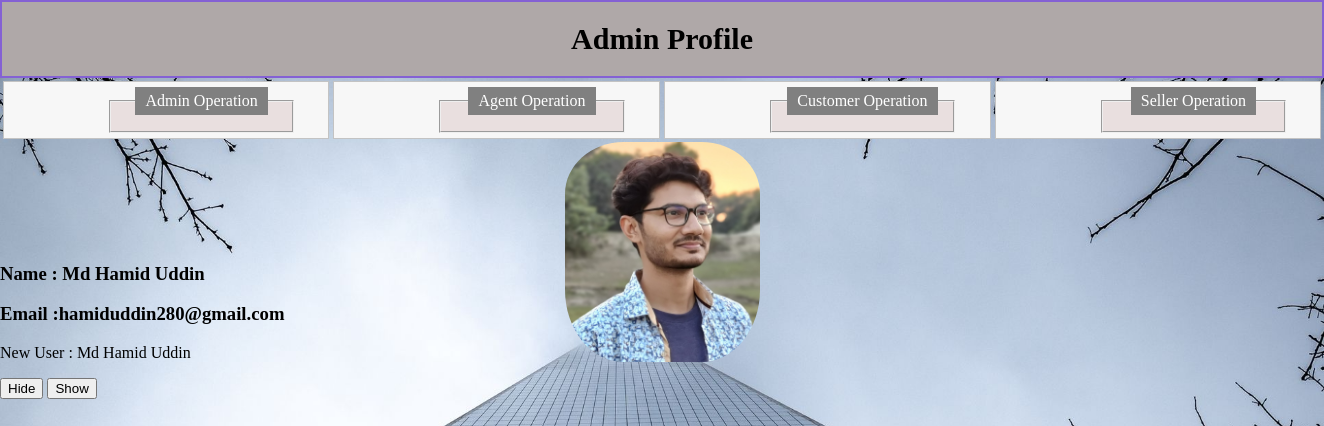
/admin/view/Admin.php (signed in), run on the app's committed database.
### tables this page shows
CREATE TABLE `admin_reg` (
  `FullName` text NOT NULL,
  `UserName` text NOT NULL,
  `Email` varchar(255) NOT NULL,
  `Password` varchar(255) NOT NULL,
  `Phone` text NOT NULL,
  `Address` text NOT NULL,
  `Date` text NOT NULL,
  `Gender` text NOT NULL,
  `File_Path` varchar(255) NOT NULL
);

### Admin/model/DatabaseConnection.php (called while the page is built, shortened)
<?php
class DatabaseConnection{
function ShowData($conn,$table,$Email,$User)
{
    $result = $conn->query("SELECT * FROM ". $table." WHERE Email='". $Email."' AND UserName='". $User."'");
    return $result;
}
}
?>

### Admin/View/Admin.php (the view, shortened to what this page needs)
<?php session_start();
$Photo=$FullName="";
?>
<html>
    <head>
    <link rel="stylesheet" type="text/css" href="../css/Admin.css">
</head>
<body style="background-image: url('background.jpg');">
<div class= "header sticky">
    <h1>Admin Profile</h1>
</div>
<table>
  <tr>
  <td>
<div id="flip2">
<fieldset>
  <legend>Admin Operation</legend>
</fieldset>
</div>
</td>
<td>
<div id="flip">
<fieldset>
<legend>Agent Operation</legend>
</fieldset>
</div>
</td>
<td>
<div id="flip3">
<fieldset>
<legend>Customer Operation</legend>
</fieldset>
</div>
</td>
<td>
<div id="flip4">
<fieldset>
<legend>Seller Operation</legend>
</fieldset>
</div>
</td>
</tr>
</table>
<?php
$connection = new DatabaseConnection();
$conobj=$connection->OpenCon();
$userQuery=$connection->ShowData($conobj,"admin_reg",$_SESSION["Email"],$_SESSION["UserName"]);
if ($userQuery->num_rows > 0) {
    while($row = $userQuery->fetch_assoc()) {
      $FullName=$row["FullName"];
      $photo=$row["File_Path"];
  }
}
$name=$_SESSION['UserName'];
echo '<div class="class1">'."<img src='".$photo."' class='class1-img'> <br><br></div>";
echo'<div class="mydiv"> '."<h3> Name : ".$FullName." </h3>"."<h3> Email :".$_SESSION['Email']."</h3>";
if(!isset($_COOKIE[$name]))
{
    echo "<p>New User : ".$_SESSION['Name']."</p>";
}
else {
    echo "<p>Old User : ".$_COOKIE[$name]."</p>";
}
?>
<button id="hide">Hide</button>
<button id="show">Show</button>
</body>
</html>

### Admin/css/Admin.css (style rules this page uses)
body { margin:0; padding: 0; background: url(background2.jpg) no-repeat; background-size: cover; background-attachment: fixed; }
.header { padding: 20px; text-align: center; background: rgb(175, 168, 168); }
.header h1 { font-size: 30px; }
div.sticky { position: sticky; top: 0; padding: 0; border: 2px solid #8461d4; }
img { display: block; margin-left: auto; margin-right: auto; width: 20%; padding-top: 20px; }
.class1 { text-align: center; color: white; font-family: cursive; font-size: 10px; text-align: center; }
.class1-img { border-radius: 30%; width: 195px; height: 220px; margin-top: -20px; padding-left:-1000px; }
.mydiv { text-align: left; margin-top: -140px; padding:0px; font-family: cursive; }
#flip { padding: 5px; text-align: center; background-color: #f7f7f7; border: solid 1px #c3c3c3; }
#flip2 { padding: 5px; text-align: center; background-color: #f7f7f7; border: solid 1px #c3c3c3; }
#flip3 { padding: 5px; text-align: center; background-color: #f7f7f7; border: solid 1px #c3c3c3; }
#flip4 { padding: 5px; text-align: center; background-color: #f7f7f7; border: solid 1px #c3c3c3; }
fieldset { width:50%; background-color: #e9dfdf; display: block; margin-left: 100px; margin-right: 100px; padding-top: 0.35em; padding-bottom: 0.625em; }
legend { background-color: gray; color: white; padding: 5px 10px; }

### data on the page
admin_reg: File_Path (picture), FullName "Md Hamid Uddin"

### other printed values
$_SESSION['Email'] "hamiduddin280@gmail.com"
$_SESSION['Name'] "Md Hamid Uddin"
